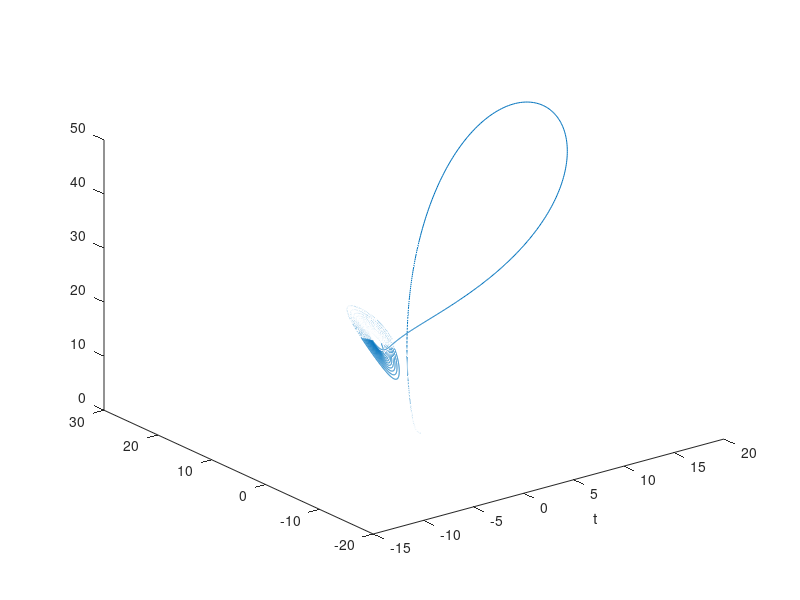

The MATLAB source for this figure:
%Forward Euler vs. Predictor Corrector 
clear; clc; close all
 
N = 10000;
t = linspace(0,10,N); 
dt = t(2)-t(1);
t(1) = 0;
s=10;
b=8/3;
r=28;
x(1) = 1;
y(1) = 1;
z(1) = 1;
 
for i = 2:N
    %Predictor Corrector
    x(i)=x(i-1)+(s*(-x(i-1)+y(i-1)))*dt;
    y(i)=y(i-1)+(r*x(i-1)-y(i-1)-x(i-1)*z(i-1))*dt;
	z(i)=z(i-1)+(-b*z(i-1)+x(i-1)*y(i-1))*dt;
end
plot3(x,y,z)
xlabel('t')

